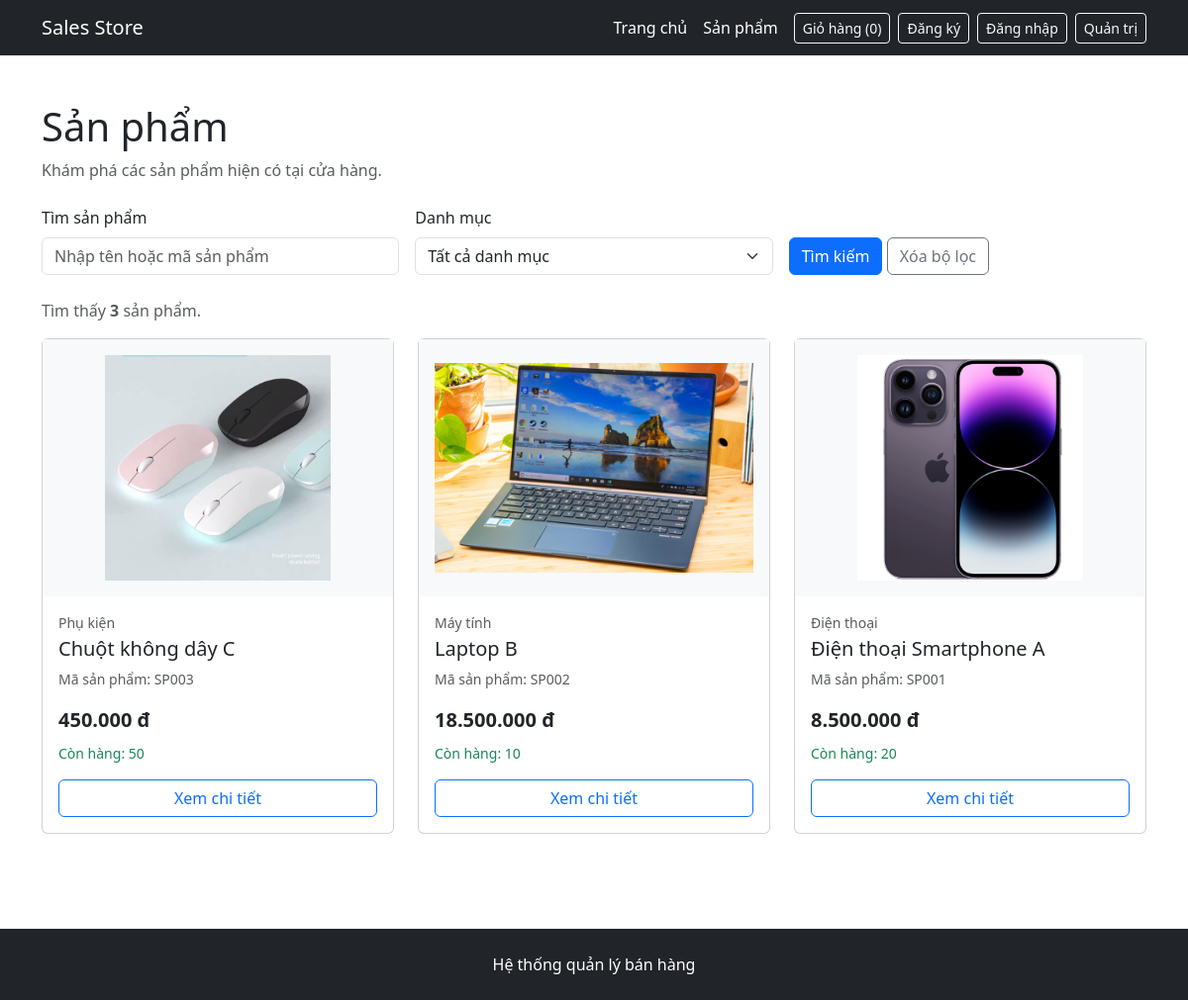
/products.php, run on the app's committed database.
### tables this page shows
CREATE TABLE products (
    ProductID INT AUTO_INCREMENT PRIMARY KEY,
    ProductCode VARCHAR(50) NOT NULL UNIQUE,
    ProductName VARCHAR(255) NOT NULL,
    Description TEXT,
    Unit VARCHAR(20),
    Price DECIMAL(12,2) NOT NULL DEFAULT 0,
    StockQuantity INT NOT NULL DEFAULT 0,
    IsActive BOOLEAN NOT NULL DEFAULT TRUE,
    SupplierID INT NOT NULL,
    CategoryID INT NOT NULL,
    CONSTRAINT chk_products_price CHECK (Price >= 0),
    CONSTRAINT chk_products_stock CHECK (StockQuantity >= 0),
    CONSTRAINT fk_products_supplier
        FOREIGN KEY (SupplierID) REFERENCES suppliers(SupplierID),
    CONSTRAINT fk_products_category
        FOREIGN KEY (CategoryID) REFERENCES categories(CategoryID)
);

CREATE TABLE categories (
    CategoryID INT AUTO_INCREMENT PRIMARY KEY,
    CategoryName VARCHAR(200) NOT NULL,
    Description TEXT
);

### public/products.php (the view, shortened to what this page needs)
<?php
require_once '/var/www/src/config/database.php';
$keyword = isset($_GET['keyword'])
    ? trim($_GET['keyword'])
    : '';
$page = isset($_GET['page'])
    ? (int) $_GET['page']
    : 1;
$itemsPerPage = 6;
$sqlCount = "
    SELECT
        COUNT(*) AS TotalProducts
    FROM products p
    INNER JOIN categories c
        ON p.CategoryID = c.CategoryID
    WHERE p.IsActive = 1
";
$stmtCount = $conn->prepare($sqlCount);
$stmtCount->execute();
$countResult = $stmtCount->get_result();
$countRow = $countResult->fetch_assoc();
$totalProducts = (int) ($countRow['TotalProducts'] ?? 0);
$offset = ($page - 1) * $itemsPerPage;
$sql = "
    SELECT
        p.ProductID,
        p.ProductCode,
        p.ProductName,
        p.Price,
        p.StockQuantity,
        c.CategoryName,
        (
            SELECT pi.ImageFile
            FROM product_images pi
            WHERE pi.ProductID = p.ProductID
              AND pi.IsPrimary = 1
            ORDER BY pi.SortOrder ASC
            LIMIT 1
        ) AS ImageFile
    FROM products p
    INNER JOIN categories c
        ON p.CategoryID = c.CategoryID
    WHERE p.IsActive = 1
";
$types = '';
$params = [];
$sql .= "
    ORDER BY p.ProductID DESC
    LIMIT ? OFFSET ?
";
$types .= 'ii';
$params[] = $itemsPerPage;
$params[] = $offset;
$stmt = $conn->prepare($sql);
$stmt->bind_param(
    $types,
    ...$params
);
$stmt->execute();
$result = $stmt->get_result();
require_once '/var/www/src/includes/frontend/header.php';
require_once '/var/www/src/includes/frontend/navbar.php';
?>
<main class="container py-5">
    <div class="mb-4">
        <h1>Sản phẩm</h1>
        <p class="text-muted">
            Khám phá các sản phẩm hiện có tại cửa hàng.
        </p>
    </div>
    <form
        method="get"
        action="/products.php"
        class="row g-3 mb-4"
    >
        <div class="col-md-6 col-lg-4">
            <label
                for="keyword"
                class="form-label"
            >
                Tìm sản phẩm
            </label>
            <input
                type="text"
                name="keyword"
                id="keyword"
                class="form-control"
                value="<?= htmlspecialchars($keyword) ?>"
                placeholder="Nhập tên hoặc mã sản phẩm"
            >
        </div>
        <div class="col-md-6 col-lg-4">
            <label
                for="category"
                class="form-label"
            >
                Danh mục
            </label>
            <select
                name="category"
                id="category"
                class="form-select"
            >
                <option value="0">
                    Tất cả danh mục
                </option>
            </select>
        </div>
        <div class="col-md-auto align-self-end">
            <button
                type="submit"
                class="btn btn-primary"
            >
                Tìm kiếm
            </button>
            <a
                href="/products.php"
                class="btn btn-outline-secondary"
            >
                Xóa bộ lọc
            </a>
        </div>
    </form>
    <p class="text-muted">
        Tìm thấy
        <strong>
            <?= $totalProducts ?>
        </strong>
        sản phẩm.
    </p>
    <?php if ($result->num_rows > 0): ?>
        <div class="row g-4">
            <?php while ($product = $result->fetch_assoc()): ?>
                <div class="col-md-6 col-lg-4">
                    <div class="card h-100">
                        <?php if (!empty($product['ImageFile'])): ?>
                            <div
                                class="bg-light d-flex
                                       align-items-center
                                       justify-content-center
                                       p-3"
                                style="height: 260px;"
                            >
                                <img
                                    src="/uploads/products/<?=
                                        htmlspecialchars(
                                            $product['ImageFile']
                                        )
                                    ?>"
                                    alt="<?=
                                        htmlspecialchars(
                                            $product['ProductName']
                                        )
                                    ?>"
                                    style="
                                        width: 100%;
                                        height: 100%;
                                        object-fit: contain;
                                    "
                                >
                            </div>
                        <?php endif; ?>
                        <div class="card-body d-flex flex-column">
                            <p class="text-muted small mb-1">
                                <?=
                                    htmlspecialchars(
                                        $product['CategoryName']
                                    )
                                ?>
                            </p>
                            <h5 class="card-title">
                                <?=
                                    htmlspecialchars(
                                        $product['ProductName']
                                    )
                                ?>
                            </h5>
                            <p class="text-muted small">
                                Mã sản phẩm:
                                <?=
                                    htmlspecialchars(
                                        $product['ProductCode']
                                    )
                                ?>
                            </p>
                            <p class="fw-bold fs-5 mb-2">
                                <?=
                                    number_format(
                                        (float) $product['Price'],
                                        0,
                                        ',',
                                        '.'
                                    )
                                ?> đ
                            </p>
                            <p class="small mb-3">
                                <?php if ((int) $product['StockQuantity'] > 0): ?>
                                    <span class="text-success">
                                        Còn hàng:
                                        <?= (int) $product['StockQuantity'] ?>
                                    </span>
                                <?php else: ?>
                                    <span class="text-danger">
                                        Hết hàng
                                    </span>
                                <?php endif; ?>
                            </p>
                            <a
                                href="/product-detail.php?id=<?=
                                    (int) $product['ProductID']
                                ?>"
                                class="btn btn-outline-primary mt-auto"
                            >
                                Xem chi tiết
                            </a>
                        </div>
                    </div>
                </div>
            <?php endwhile; ?>
        </div>
    <?php else: ?>
        <div class="alert alert-info">
            Không tìm thấy sản phẩm phù hợp.
        </div>
    <?php endif; ?>
</main>
<?php
require_once '/var/www/src/includes/frontend/footer.php';

### src/includes/frontend/header.php (shortened to what this page needs)
<!DOCTYPE html>
<html lang="vi">
<head>
  <link
    href="https://cdn.jsdelivr.net/npm/bootstrap@5.3.8/dist/css/bootstrap.min.css"
    rel="stylesheet">
</head>
<body>

### src/includes/frontend/navbar.php
<?php
$cartCount = array_sum(
  $_SESSION['cart'] ?? []
);
$isLoggedIn = isset($_SESSION['customer_id']);
$customerName =
  $_SESSION['customer_name'] ?? '';
?>
<nav class="navbar navbar-dark bg-dark">
  <div class="container">
    <a
      class="navbar-brand"
      href="/">
      Sales Store
    </a>
    <div class="d-flex align-items-center gap-3">
      <a
        class="nav-link text-white"
        href="/">
        Trang chủ
      </a>
      <a
        class="nav-link text-white"
        href="/products.php">
        Sản phẩm
      </a>
      <div class="d-flex gap-2">
        <a
          class="btn btn-outline-light btn-sm"
          href="/cart.php">
          Giỏ hàng (<?= (int) $cartCount ?>)
        </a>
        <?php if ($isLoggedIn): ?>
          <span class="text-light">
            <?= htmlspecialchars($customerName) ?>
          </span>
          <a
            class="btn btn-outline-light btn-sm"
            href="/logout.php">
            Đăng xuất
          </a>
        <?php else: ?>
          <a
            class="btn btn-outline-light btn-sm"
            href="/register.php">
            Đăng ký
          </a>
          <a
            class="btn btn-outline-light btn-sm"
            href="/login.php">
            Đăng nhập
          </a>
        <?php endif; ?>
        <a
          class="btn btn-outline-light btn-sm"
          href="/admin/">
          Quản trị
        </a>
      </div>
    </div>
  </div>
</nav>

### src/includes/frontend/footer.php
<footer class="mt-5 p-4 bg-dark text-white text-center">
  <p class="mb-0">
    Hệ thống quản lý bán hàng
  </p>
</footer>
</body>
</html>

### data on the page
products: shows a picture, CategoryID.CategoryName "Phụ kiện", ProductName "Chuột không dây C", ProductCode "SP003", Price "450.000", StockQuantity "50"
products: shows a picture, CategoryID.CategoryName "Máy tính", ProductName "Laptop B", ProductCode "SP002", Price "18.500.000", StockQuantity "10"
products: shows a picture, CategoryID.CategoryName "Điện thoại", ProductName "Điện thoại Smartphone A", ProductCode "SP001", Price "8.500.000", StockQuantity "20"

### other printed values
$cartCount "0"
$totalProducts "3"
